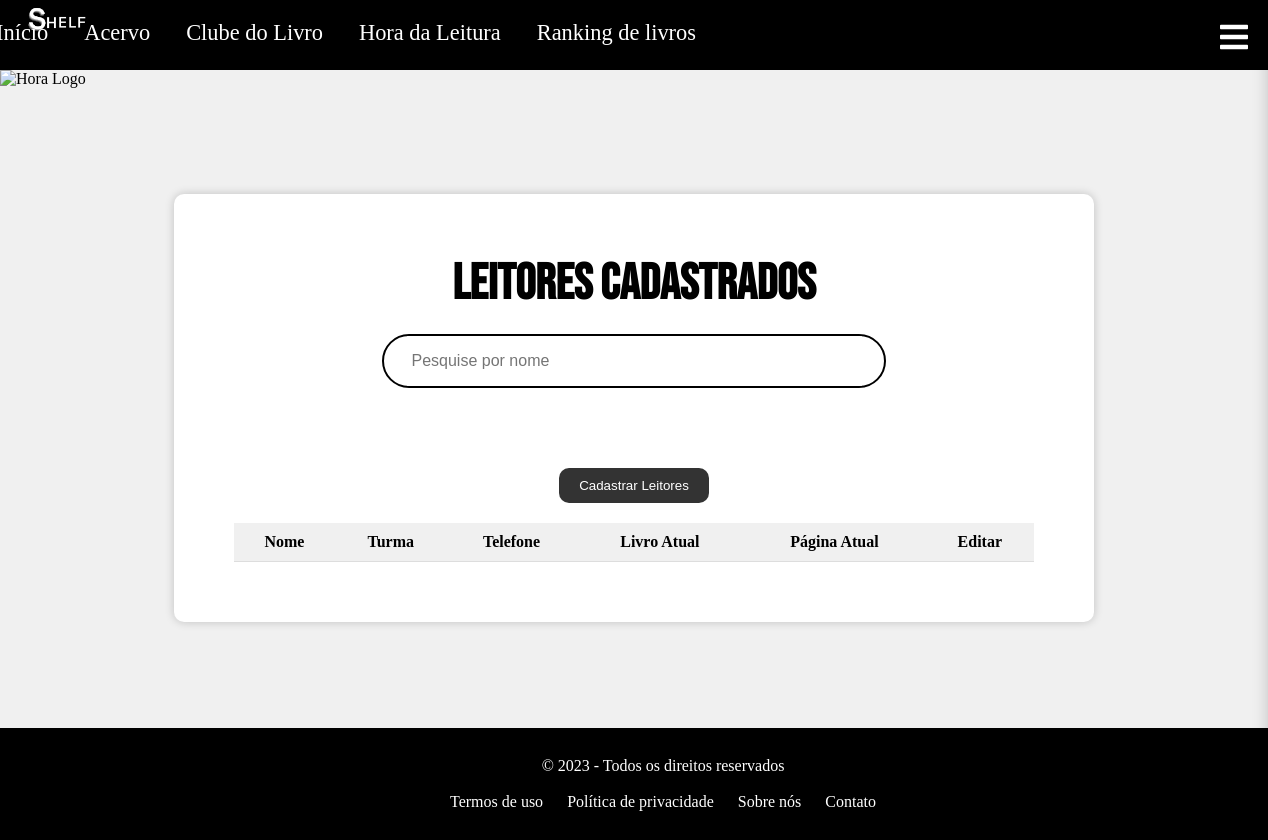
The app's page /horaLeitura.php (signed in), older data.
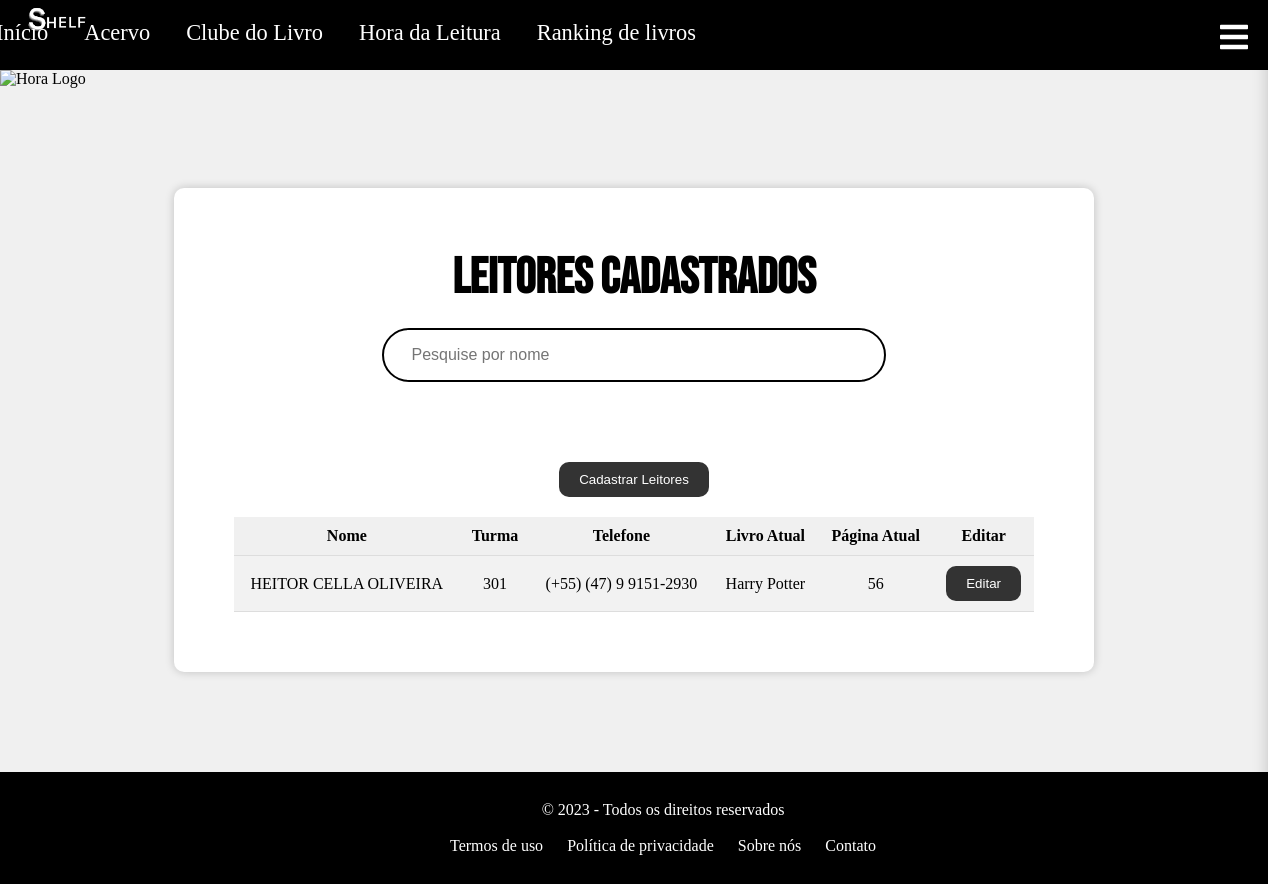
The same page, newer data.
### tables this page shows
CREATE TABLE `horaleitura` (
  `id` int(11) NOT NULL,
  `nome` varchar(140) NOT NULL,
  `turma` varchar(140) NOT NULL,
  `nomeLivro` varchar(140) NOT NULL,
  `atualPag` int(140) NOT NULL,
  `telefone` varchar(140) NOT NULL
);

### horaLeitura.php (the view, shortened to what this page needs)
<?php
   $hostname = '127.0.0.1';
   $user = 'root';
   $password = 'root';
   $database = 'biblioteca';
   $conexao = new mysqli($hostname, $user, $password, $database);
   ?>
<!DOCTYPE html>
<html lang="en">
<head>
    <link rel="stylesheet" href="https://cdnjs.cloudflare.com/ajax/libs/font-awesome/5.15.3/css/all.min.css">
   </head>
   <body style="background-color: #f0f0f0; overflow-x:hidden;">
      <nav class="navbar">
         <img src="Imagens/logo.png" class="logoo">
         <a href="index.php">Início</a>
         <a href="catalogo.php">Acervo</a>
         <a href="clubeLivro.php">Clube do Livro</a>
         <a href="horaLeitura.php">Hora da Leitura</a>
         <a href="rankingLivros.php">Ranking de livros</a>
         <div class="icon-menu white" id="icon-menu">
            <i class="fas fa-bars fa-2xl"></i>
         </div>
      </nav>
      <img src="Imagens/hora.png" alt="Hora Logo">
                <div class="center-container">
                <div class="white-background">
    <h1 style="font-family: 'Bebas Neue', sans-serif; justify-content:center; align-items:center; font-size:50px;">Leitores Cadastrados</h1>
    <?php
    $mostrarleitores = 'SELECT * FROM `horaleitura`';
    $resultado = $conexao->query($mostrarleitores);
    echo '<div class="custom-search-box">';
    echo '<input type="text" id="pesquisa" class="custom-search-txt" onkeyup="showHint(this.value)" placeholder="Pesquise por nome">';
    echo '</div>';
    echo "<form method='post' action='horaLeituraCadastrar.php'>
    <input type='submit' value='Cadastrar Leitores' class='submit' style='margin-top: 60px;'>
  </form>";
    echo '<table>';
    echo '<tr><th>Nome</th><th>Turma</th><th>Telefone</th><th>Livro Atual</th><th>Página Atual</th><th>Editar</th></tr>';
    while ($row = mysqli_fetch_array($resultado)) {
        echo "<tr>";
        echo "<td>" . $row['nome'] . "</td>";
        echo "<td>" . $row['turma'] . "</td>";
        echo "<td>(+55) " . $row['telefone'] . "</td>";
        echo "<td>" . $row['nomeLivro'] . "</td>";
        echo "<td>" . $row['atualPag'] . "</td>";
        echo "<td><form method='post' action='horaLeituraAtualizar.php'>
            <input type='hidden' value='" . $row['id'] . "' id='id' name='id'>
            <input type='submit' class='submit' value='Editar'>
            </form></td>";
        echo "</tr>";
    }
    echo '</table>';
    ?>
</div>
                    </div>
                 <footer>
                    <p>&copy; 2023 - Todos os direitos reservados</p>
                    <br>
                    <nav>
                        <ul>
                            <li><a href="#">Termos de uso</a></li>
                            <li><a href="#">Política de privacidade</a></li>
                            <li><a href="#">Sobre nós</a></li>
                            <li><a href="#">Contato</a></li>
                        </ul>
                    </nav>
                </footer>
            </body>
            </html>
   </body>
   <html>
      <head>
         <link rel="stylesheet" href="">
      </head>

Row changes from the older to the newer data that the page shows:
added horaleitura: nome "HEITOR CELLA OLIVEIRA", turma "301", telefone "(47) 9 9151-2930", nomeLivro "Harry Potter", atualPag "56"
